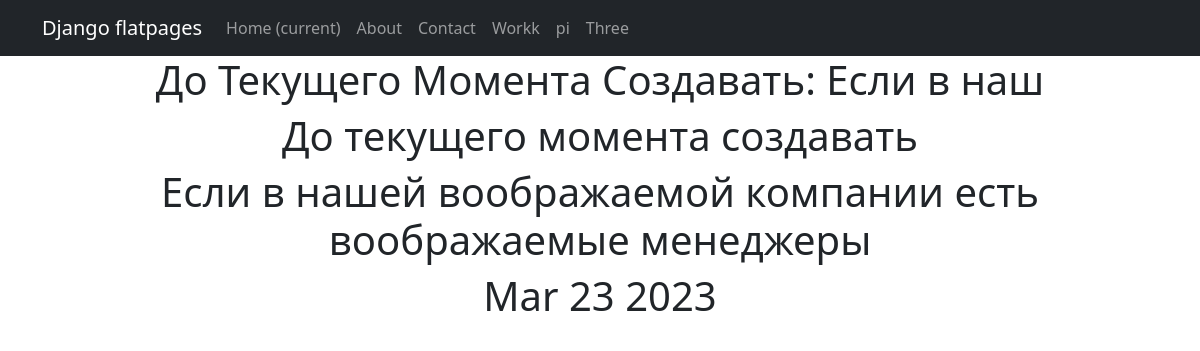
The page /new/8 on the database its author committed.
### new/models.py (models this page shows, shortened)
class Post(models.Model):
    artic = 'AR'
    news = 'NE'
    TYP = [
        (artic, 'Статья'),
        (news, 'Новость'),
    ]
    author = models.ForeignKey(Author, on_delete=models.CASCADE)
    typ = models.CharField(max_length=2, choices=TYP)
    time_in = models.DateTimeField(auto_now_add=True)
    title = models.CharField(max_length=255)
    text = models.TextField()
    reit_post = models.IntegerField(default=0)
    likes = models.IntegerField(default=0)
    dislikes = models.IntegerField(default=0)
    Category_post = models.ManyToManyField(Category, through='PostCategory')
    def __str__(self):
        return f'{self.title.title()}: {self.text[:10]}'

### new/views.py (the view)
# urls.py: path('<int:pk>', PostDetail.as_view(), name='post_detail'),
class PostDetail(DetailView):
    model = Post
    template_name = 'post.html'
    context_object_name = 'post'

### templates/post.html (shortened to what this page needs)
{% extends 'flatpages/default.html' %}
{% block content %}
<h1>{{ post }}</h1>
<h1>{{ post.title }}</h1>
<h1>{{ post.text }}</h1>
<h1>{{ post.time_in|date:'M d Y' }}</h1>
{% endblock content %}

### rows shown on the page
Post: title+text "До Текущего Момента Создавать: Если в наш", title "До текущего момента создавать", text "Если в нашей воображаемой компании есть воображаемые менеджеры", time_in "Mar 23 2023"
